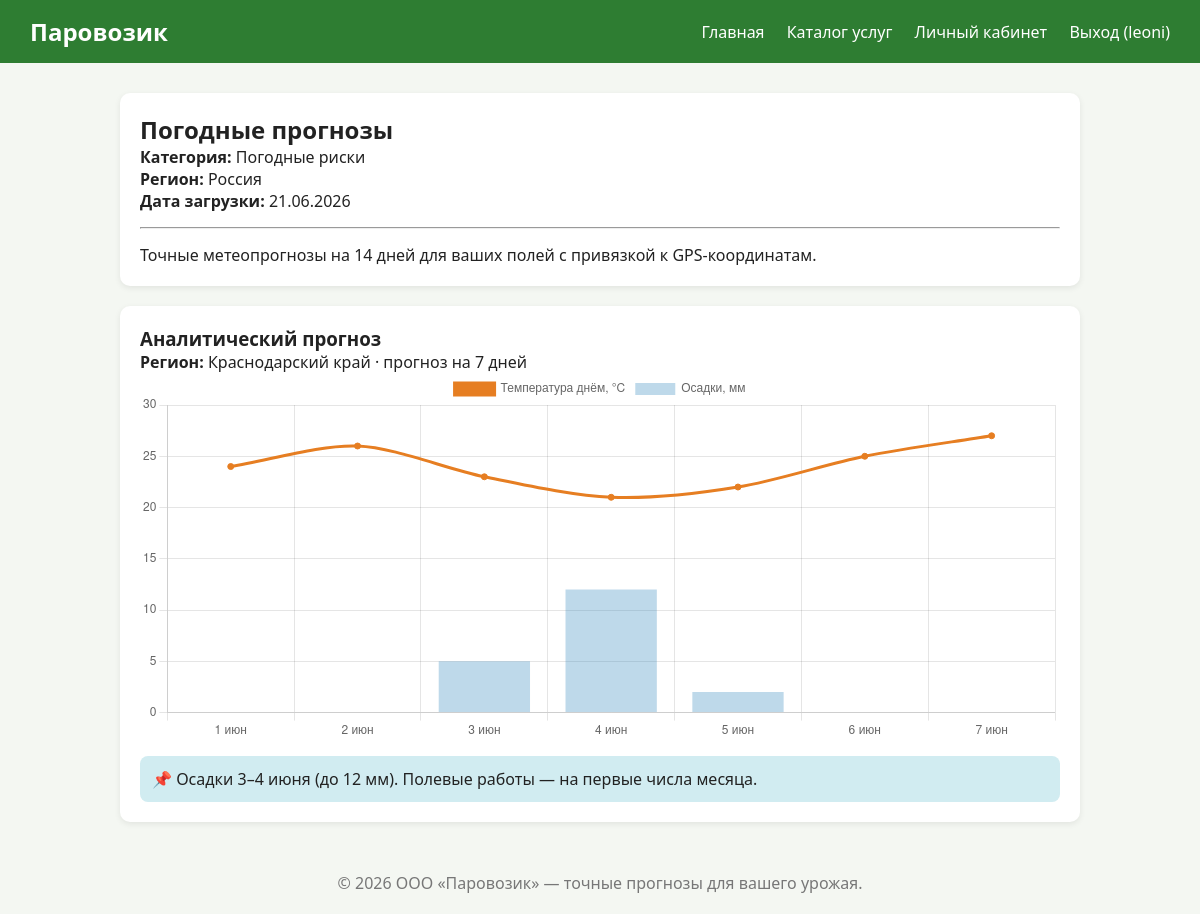
The app's page /forecast/1/ (signed in) with its own data.
### forecasts/models.py (models this page shows, shortened)
class Forecast(models.Model):
    CATEGORY_CHOICES = [
        ('grain', 'Зерновые культуры'),
        ('veg', 'Овощи'),
        ('fruit', 'Плодовые культуры'),
        ('weather', 'Погодные риски'),
        ('market', 'Рыночные цены'),
    ]
    title = models.CharField('Название прогноза', max_length=200)
    category = models.CharField('Категория', max_length=20, choices=CATEGORY_CHOICES)
    description = models.TextField('Описание')
    region = models.CharField('Регион', max_length=120, default='Россия')
    price = models.DecimalField('Цена, ₽', max_digits=10, decimal_places=2, default=0)
    file = models.FileField('Файл прогноза', upload_to='forecasts/', blank=True, null=True)
    chart_html = models.TextField(
        'HTML-прогноз с графиками',
        blank=True,
        default='',
        help_text='HTML-разметка с графиками, отображается в кабинете'
    )
    created_at = models.DateTimeField('Дата загрузки', auto_now_add=True)
    author = models.ForeignKey(User, on_delete=models.SET_NULL, null=True, verbose_name='Загрузил')
    class Meta:
        verbose_name = 'Прогноз'
        verbose_name_plural = 'Прогнозы'
        ordering = ['-created_at']

### forecasts/views.py (the view)
# urls.py: path('forecast/<int:pk>/', views.forecast_detail, name='forecast_detail'),
@login_required
def forecast_detail(request, pk):
    forecast = get_object_or_404(Forecast, pk=pk)
    has_access = request.user.is_staff or Purchase.objects.filter(user=request.user, forecast=forecast).exists()
    if not has_access:
        messages.error(request, 'Сначала приобретите эту услугу.')
        return redirect('catalog')
    return render(request, 'forecasts/forecast_detail.html', {'forecast': forecast})

### forecasts/templates/forecasts/forecast_detail.html (shortened to what this page needs)
{% extends 'base.html' %}
{% block content %}
<div class="card">
    <h2>{{ forecast.title }}</h2>
    <p><strong>Категория:</strong> {{ forecast.get_category_display }}</p>
    <p><strong>Регион:</strong> {{ forecast.region }}</p>
    <p><strong>Дата загрузки:</strong> {{ forecast.created_at|date:"d.m.Y" }}</p>
    <hr style="margin:15px 0;">
    <p>{{ forecast.description|linebreaks }}</p>
</div>
{% if forecast.chart_html %}
<div class="card">
    <h3>Аналитический прогноз</h3>
    {{ forecast.chart_html|safe }}
</div>
{% endif %}
{% endblock %}

### forecasts/templates/base.html (shortened to what this page needs)
<!DOCTYPE html>
<html lang="ru">
<head>
</head>
<body>
<header>
    <div class="logo">Паровозик</div>
    <nav>
        <a href="{% url 'home' %}">Главная</a>
        {% if user.is_authenticated %}
            <a href="{% url 'catalog' %}">Каталог услуг</a>
            <a href="{% url 'dashboard' %}">Личный кабинет</a>
            <a href="{% url 'logout' %}">Выход ({{ user.username }})</a>
        {% else %}
            <a href="{% url 'login' %}">Вход</a>
            <a href="{% url 'register' %}">Регистрация</a>
        {% endif %}
    </nav>
</header>
<div class="container">
    {% block content %}{% endblock %}
</div>
<footer>© 2026 ООО «Паровозик» — точные прогнозы для вашего урожая.</footer>
</body>
</html>

### forecasts/templates/base.html (style rules this page uses)
* { box-sizing: border-box; margin: 0; padding: 0; }
body { font-family: 'Segoe UI', sans-serif; background: #f4f7f2; color: #222; }
header { background: #2e7d32; color: #fff; padding: 15px 30px; display: flex; justify-content: space-between; align-items: center; }
header .logo { font-size: 1.5em; font-weight: bold; }
nav a { color: #fff; margin-left: 18px; text-decoration: none; }
.container { max-width: 1000px; margin: 30px auto; padding: 0 20px; }
.card { background: #fff; border-radius: 10px; padding: 20px; margin-bottom: 20px; box-shadow: 0 2px 6px rgba(0,0,0,.08); }
footer { text-align: center; padding: 20px; color: #777; }

### records on screen
Forecast: title "Погодные прогнозы", category "Погодные риски", region "Россия", created_at "21.06.2026", description "Точные метеопрогнозы на 14 дней для ваших полей с привязкой к GPS-координатам.", chart_html "Регион: Краснодарский край · прогноз на 7 дней 📌 Осадки 3–4 июня (до 12 мм). Полевые работы — на первые числа месяца."

### other values on screen
{{ user.username }} "leoni"
